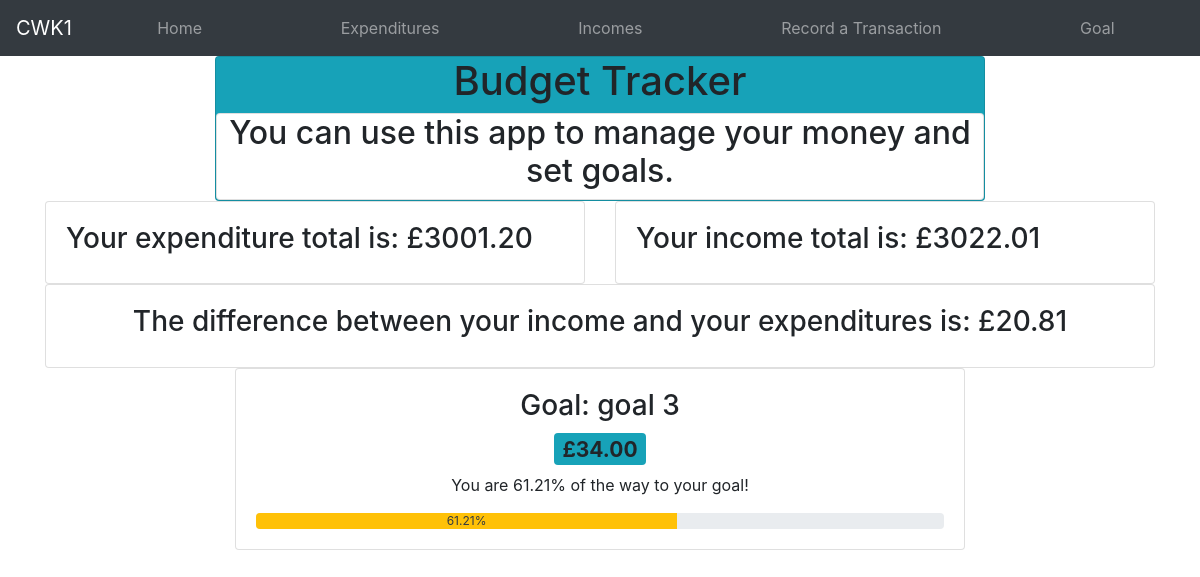
Page /home on the earlier database version.
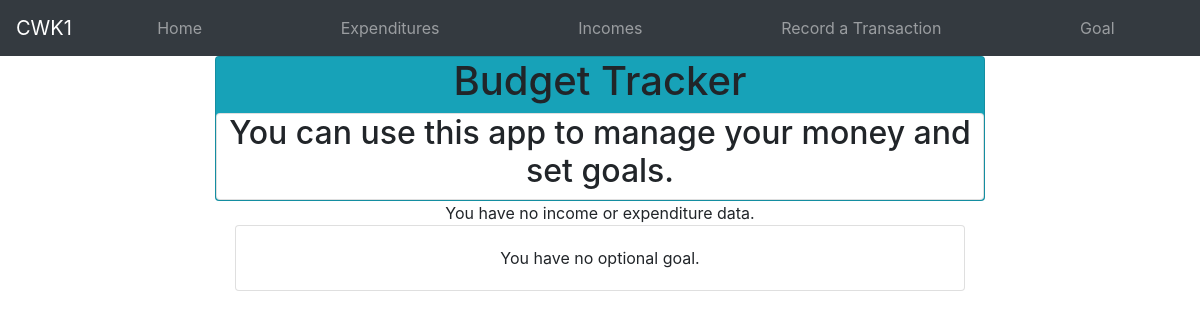
Same page on the later database version.
### app/models.py (models this page shows)
class Goal(db.Model):
    id = db.Column(db.Integer, primary_key=True)
    name = db.Column(db.String(500), index=True, nullable=True)
    amount = db.Column(db.Float, nullable=False)

### app/views.py (the view)
@app.route('/home', methods=['GET', 'POST'])
def home():
    goal_set = False
    goal_name = ""  # null
    goal_amount = -1.0  # null
    goal_progress = -1.0  # null
    expenditure_total = 0
    income_total = 0
    with app.app_context():  # make db queries
        expenditure_query = db.session.query(models.Expenditure.amount).all()
        income_query = db.session.query(models.Income.amount).all()
        goal_query = db.session.query(models.Goal).all()
        if len(goal_query) != 0:
            goal_set = True  # there is only ever one goal in goal table
            goal_name, goal_amount = goal_query[0].name, goal_query[0].amount
    for x in expenditure_query:
        expenditure_total += float(x[0])
    for x in income_query:
        income_total += float(x[0])
    exp_inc_dif = income_total-expenditure_total
    if goal_amount != -1.0:  # if goal exists
        goal_progress = max(round(100*(exp_inc_dif/goal_amount), 2), 0)
        goal_progress = 100 if goal_progress > 100 else goal_progress
    home = {'description': 'You can use this app to manage your money and set goals.',
            'optional_goal': 'You have no optional goal.',
            'null_money': 'You have no income or expenditure data.'}
    return render_template('home.html', title='Home', home=home, expenditure_total=expenditure_total, income_total=income_total, exp_inc_dif=exp_inc_dif, goal_name=goal_name, goal_amount=goal_amount, goal_set=goal_set, goal_progress=goal_progress)

### app/templates/home.html (shortened to what this page needs)
{% extends "base.html" %}
{% block content %}
<div class="flex-row">
    <div class="card bg-info text-center">
    <h1>Budget Tracker</h1>
    <div class="card">
        <h2>{{home.description}}</h2>
        </div>
    </div>
    </div>
    </div>
<div class="container">
    {% if expenditure_total == 0 and income_total == 0 %}
    <div class="row justify-content-center">
        <div class="col-md-8 text-center">
            {{ home.null_money }}
        </div>
    </div>
    {% else %}
    <div class="row">
        <div class="col-md-6">
            <div class="card">
                <div class="card-body">
                    <h3>Your expenditure total is: £{{ '%0.2f'|format(expenditure_total|float) }}</h3>
                </div>
            </div>
        </div>
        <div class="col-md-6">
            <div class="card">
                <div class="card-body">
                    <h3>Your income total is: £{{ '%0.2f'|format(income_total|float) }}</h3>
                </div>
            </div>
        </div>
    </div>
    <div class="row">
        <div class="col-md-12 text-center">
            <div class="card">
                <div class="card-body">
                    <h3>The difference between your income and your expenditures is: £{{ '%0.2f'|format(exp_inc_dif|float) }}</h3>
                </div>
            </div>
        </div>
    </div>
    {% endif %}
</div>
<div class="container">
    <div class="row justify-content-center">
        <div class="col-md-8 text-center">
            {% if goal_set %}
            <div class="card">
                <div class="card-body">
                    <h3>Goal: {{ goal_name }}</h3>
                    <h3>
                        <span class="badge bg-info"> £{{ '%0.2f'|format(goal_amount|float) }}</span>
                    </h3>
                    <div class="body">
                        {% if goal_progress == 100 %}
                        <p>You have reached your goal!</p>
                        {% else %}
                        <p>You are {{ goal_progress }}% of the way to your goal!</p>
                        {% endif %}
                    </div>
                    <div class="progress">
                        <div class="progress-bar bg-warning text-dark" role="progressbar" style="width: {{ goal_progress }}%" aria-valuenow="{{ goal_progress }}" aria-valuemin="0" aria-valuemax="100">{{ goal_progress }}%</div>
                    </div>
                </div>
            </div>
            {% else %}
            <div class="card">
                <div class="card-body">
                    {{ home.optional_goal }}
                </div>
            </div>
            {% endif %}
        </div>
    </div>
</div>
{% endblock %}

Differences in the rows shown:
removed Goal: name "goal 3", amount "34.00"
Other differences:
{{ home.null_money }}: (not shown) → "You have no income or expenditure data."
{{ home.optional_goal }}: (not shown) → "You have no optional goal."
{{ '%0.2f'|format(expenditure_total|float) }}: "3001.20" → (not shown)
{{ '%0.2f'|format(income_total|float) }}: "3022.01" → (not shown)
{{ '%0.2f'|format(exp_inc_dif|float) }}: "20.81" → (not shown)
{{ goal_progress }}: "61.21" → (not shown)
text no longer shown: "Your expenditure total is: £ Your income total is: £ The difference between your income and your expenditures is: £ Goal: £ You are % of the way to your goal! %"
